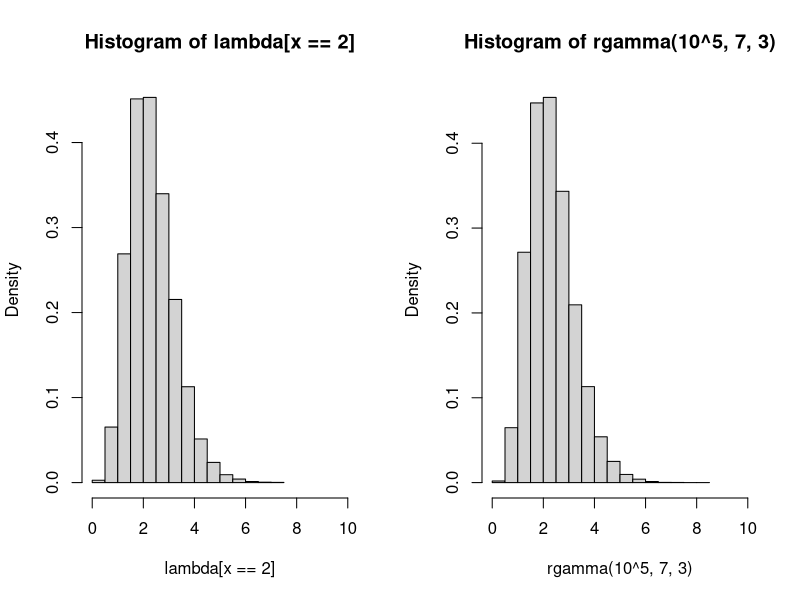

The R script that drew this image:
lambda <- rgamma(10^5,5,2) 
x <- rpois(10^5,lambda) 
par(mfrow=c(1,2))
hist(lambda[x==2],probability=T,xlim=c(0,10))
hist(rgamma(10^5,7,3),probability=T,xlim=c(0,10))
